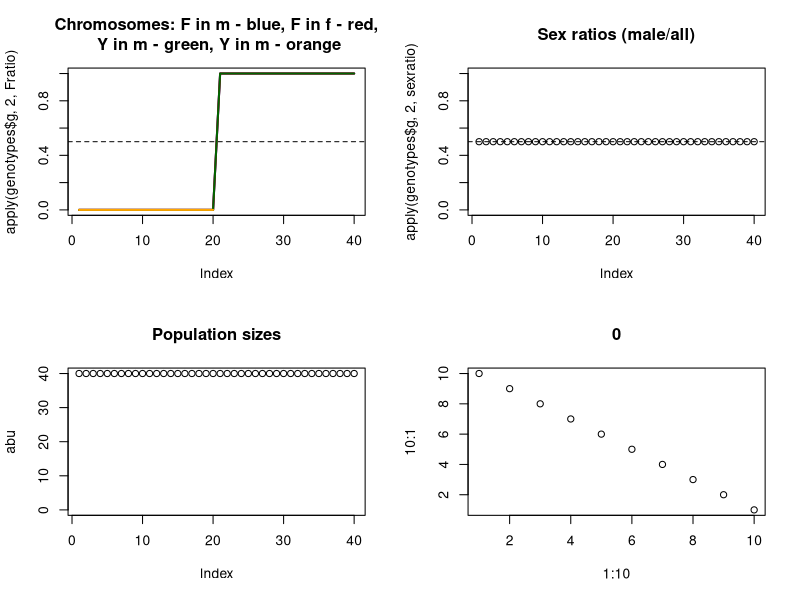
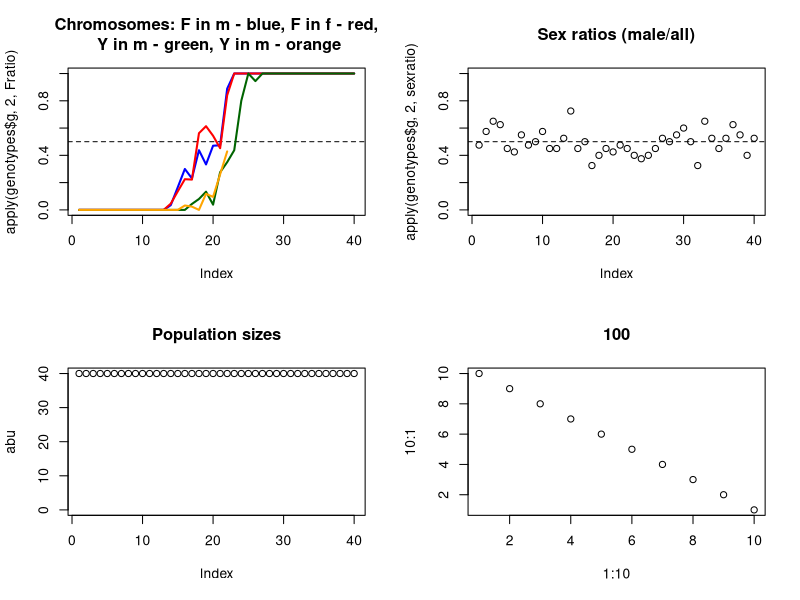
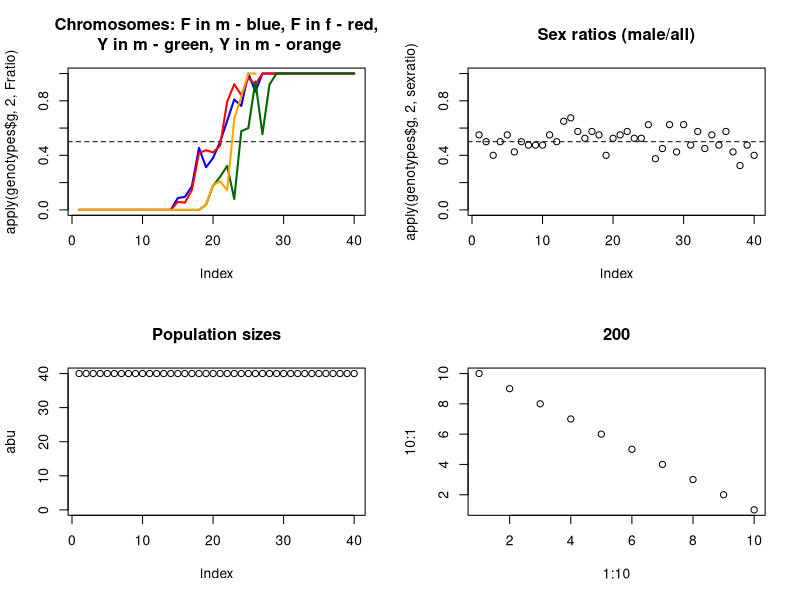
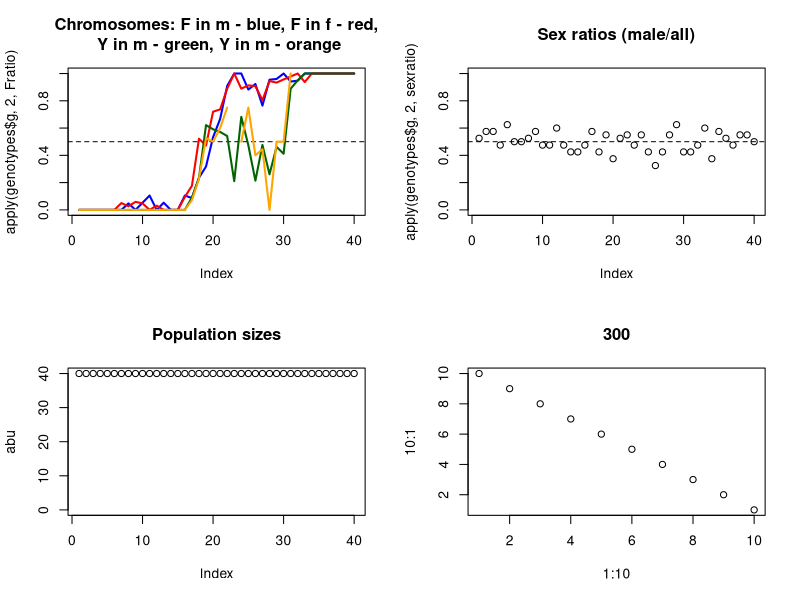
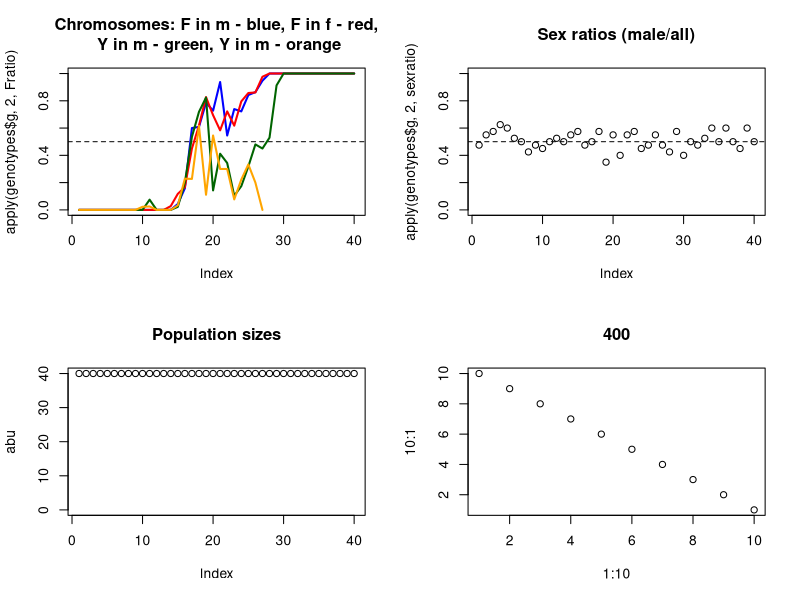
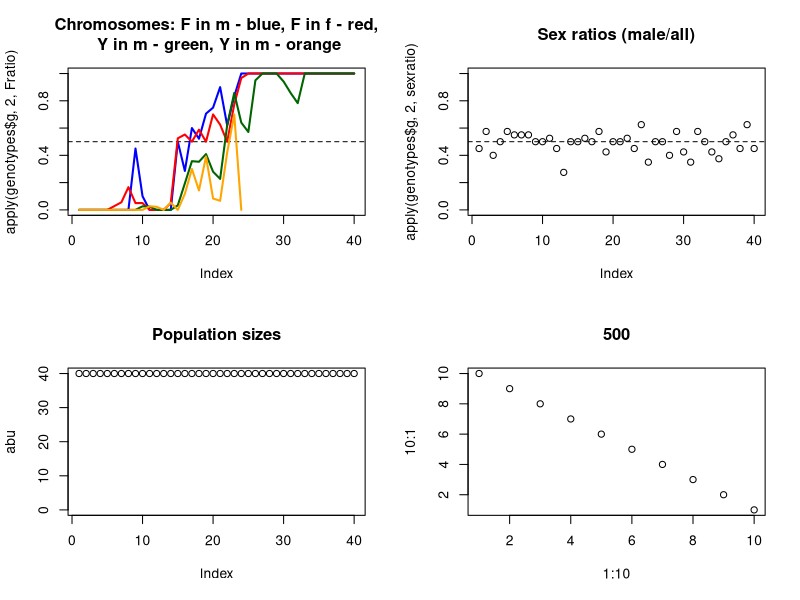
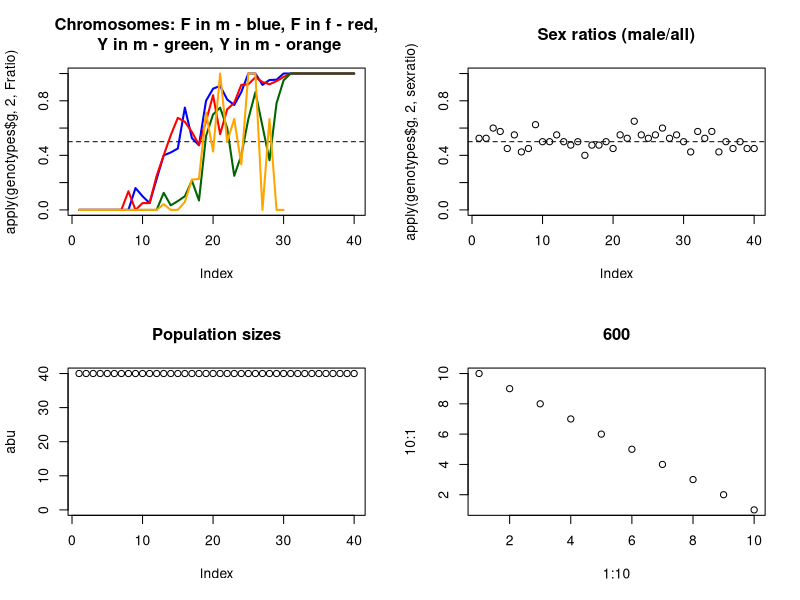
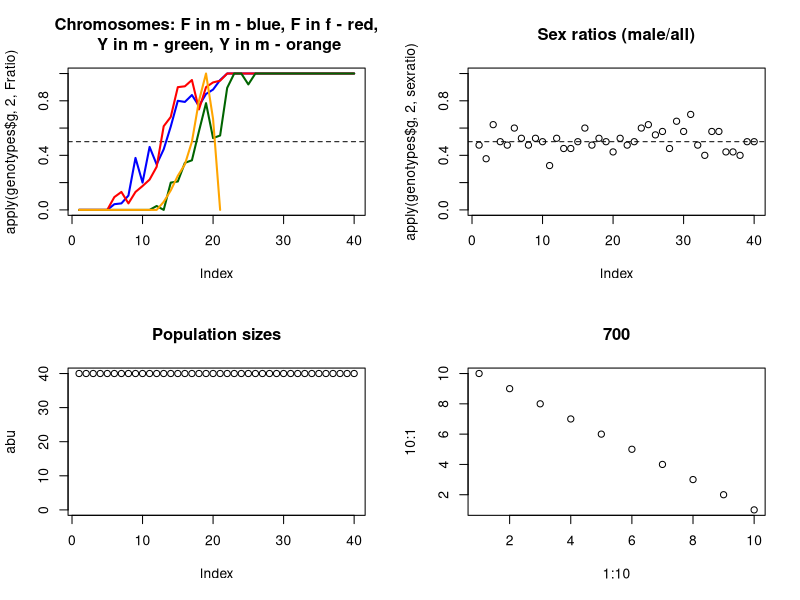

Source code (R) for these figures, in order: (Note: a time limit stopped this script after it produced the figures.)

##Adjust wd to location of the CSV tables
setwd('/home/hannes/Dropbox/scripts/FvsU/')



#Selection parameters (cf. Veltsos et al. 2008 Tab. 1)

sm<-0.01         #selection against b in males
dm<-1           #dominance of a in males
sf<-0.02           #selection against a in females
df<-1           #dominance of a in females
sh<-0           #"heterozygote disadvantage"
sd<-0           #"dosage compensation"
sc<-0           #"sex chromosome coadaption"

disp<-0.08      #dispersal in each direction

#vector of selection acting on genotypes (SELECTion vectOR)
selector<-c(1-sm, 1, (1-sm*dm)*(1-.5*sd)*(1-.5*sc), (1-sm)*(1-.5*sd)*(1-sc), (1-.5*sd)*(1-sc),
            1, 1, (1-sh)*(1-.5*sd)*(1-.5*sc), (1-sf*df)*(1-.5*sd)*(1-.5*sc), (1-sf*df)*(1-sh)*(1-.5*sc), (1-sf)*(1-sd)*(1-sc))
names(selector)<-c('Ubb', 'Fa', 'Uab', 'Fb', 'Uaa',
                   'UUbb', 'FF', 'FUb', 'UUab', 'FUa', 'UUaa')

selector

##What gamete ratios (rows) result from which genotype (columns)? This table will tell us:
##ajust path to file
gamconv<-as.matrix(read.table('gametes.csv', sep='\t', row.names=1, head=T))
gamconv

#What genotype results from which combination of gametes?
##ajust path to file
genconv<-as.matrix(read.table('genotypes.csv', sep='\t', row.names=1, head=T))
genconv

#gradient of carrying capacities
abu<-rep(40,40)

#abu<-rep(c(80, 60, 40, 60, 80), c(2, 2, 32, 2, 2))
length(abu)
abu

#zygotes from gametes - creates n zygotes from a population's gamete vector x
zfg<-function(x,n){             
        #male gemetes are x[1:5]
        mametes<-sapply(runif(n, 0, sum(x[1:5])), function(y) min(which(y<cumsum(x[1:5]))))
        #female gametes are in x[6:8]
        fametes<-sapply(runif(n, 0, sum(x[6:8])), function(z) min(which(z<cumsum(x[6:8]))))
        #find zygote genotype in imported table
        zygotes<-genconv[cbind(mametes, fametes)]
        zygotetab<-vector('numeric',11)
        names(zygotetab)<-c('Ubb', 'Fa', 'Uab', 'Fb', 'Uaa','UUbb', 'FF', 'FUb', 'UUab', 'FUa', 'UUaa')
        for(v in zygotes){zygotetab[which(names(zygotetab)==v)]<-zygotetab[which(names(zygotetab)==v)]+1}
        return(zygotetab)
}


#calculates a population's sex ratio
sexratio<-function(pop){
        #print(pop)
        sum(pop[1:5])/sum(pop)
}

#calculates a population's ratio of present versus theoretically possible fused Xes
Fratio<-function(pop){
        sum(pop*c(0,1,0,1,0, 0,2,1,0,1,0))/sum(pop*c(1,1,1,1,1, 2,2,2,2,2,2))
}

#calculates a population's ratio of present versus theoretically possible fused Xes (in males only)
Fmratio<-function(pop){
        sum(pop*c(0,1,0,1,0, 0,0,0,0,0,0))/sum(pop*c(1,1,1,1,1, 0,0,0,0,0,0))
}

#calculates a population's ratio of present versus theoretically possible fused Xes (in females only)
Ffratio<-function(pop){
        sum(pop*c(0,0,0,0,0, 0,2,1,0,1,0))/sum(pop*c(0,0,0,0,0, 2,2,2,2,2,2))
}


#calculates a population's ratio of present versus theoretically possible Ys (where there is a F no Y can be)
Yratio<-function(pop){
        sum(pop*c(0,1,1,0,2, 0,0,0,1,1,2))/sum(pop*c(2,1,2,1,2, 2,0,1,2,1,2))
}

#calculates a population's ratio of present versus theoretically possible Ys (in males only)
Ymratio<-function(pop){
        sum(pop*c(0,1,1,0,2, 0,0,0,0,0,0))/sum(pop*c(2,1,2,1,2, 0,0,0,0,0,0))
}

#calculates a population's ratio of present versus theoretically possible Ys (in females only) fixation of F causes NAs
Yfratio<-function(pop){
        sum(pop*c(0,0,0,0,0, 0,0,0,1,1,2))/sum(pop*c(0,0,0,0,0, 2,0,1,2,1,2))
}



#plots the ratios defined above for all populations
#does not take arguments, always plots what is in 'genotypes'
#the is a spare panel (bottom right)
genoplot<-function(){
        par(mfrow=c(2,2))

        plot(apply(genotypes$g, 2, Fratio), type='n',ylim=c(0,1), main= 'Chromosomes: F in m - blue, F in f - red,\n Y in m - green, Y in m - orange'); abline(h=.5, lty=2)
        lines(apply(genotypes$g, 2, Fmratio), col='blue', lwd=2)
        lines(apply(genotypes$g, 2, Ffratio), col='red', lwd=2)
        lines(apply(genotypes$g, 2, Ymratio), col='darkgreen', lwd=2)
        lines(apply(genotypes$g, 2, Yfratio), col='orange', lwd=2)
        plot(apply(genotypes$g, 2, sexratio), ylim=c(0,1), main='Sex ratios (male/all)'); abline(h=.5, lty=2)
        
        
        
        plot(abu, ylim=c(0, max(abu)), main='Population sizes')
        
        plot(1:10, 10:1, main=genotypes$c)
}

#matrix of genotypes (40 columns for 11 potential genotypes)
initialise<-function(){
        genotypes<-matrix(0,11,40, dimnames=list(c('Ubb', 'Fa', 'Uab', 'Fb', 'Uaa','UUbb', 'FF', 'FUb', 'UUab', 'FUa', 'UUaa'),NULL))
        
        #populating the matrix of genotypes
        genotypes[c(1,6),1:20]<-.5
        genotypes[c(2,7),21:40]<-.5
        genotypes<-genotypes* matrix(abu, 11,40, byrow=T)
        return(list(g=genotypes,c=0, left=genotypes[,1], right=genotypes[,40]))
}


#this is where the loop/function should start

##tgb (time goes by) takes three arguments:
#the initial genotype matrix, the number of generations, and
#whether there is reinforcemnt from outside the matrix (open=T) or not (open=F, standard)

tgb<-function(genot=genotypes, gens=100, open=F){
        
        for(i in 1:gens){
                
                
                #dispersal 
                if(open==F){
                        genot$g<-genot$g * rep(c((1-disp),(1-disp*2),(1-disp)), c(1,length(abu)-2,1)) + cbind(genot$g,rep(0, 11))[,2:41] * disp + cbind(rep(0, 11), genot$g)[,1:40] * disp
                } else {
                        genot$g<-genot$g * (1-disp*2) + cbind(genot$g,genot$right)[,2:41] * disp + cbind(genot$left , genot$g)[,1:40] * disp 
                }        
                #get matrix of gamete ratios
                gametes<-apply(genot$g,2, function(x) rowSums(matrix(x*selector,8,11,byrow=T)*gamconv))
                
                #get matrix of genotypes (involves drift by samplig from a 'uniform' distribution)
                for(i in 1:length(abu)){
                        genot$g[,i]<-zfg(gametes[,i], abu[i])
                }
                #genot$g<-apply(gametes,2,function(x) zfg(x,80))
                genot$c<-genot$c+1
        }
        #print(paste(counter, 'generations'))
        return(genot)
}

#selector

##on hardy, 100 generations take 3 s, 1000 gens need about 22 s (37 s on curie, and [woohoo] 26 s on weinberg)







#Initialise a genotypes object. That is a list containing $g the genotype array, $c a variable counting the generations,
# $left and $right, the marginal genotypes that will be used in case of open=T.
genotypes<-initialise()


genoplot()


#Run 100 iteration of the time goes by function (each of which simulates 100 generations). Plot after each iteretion.


for(i in 1:100){
        genotypes<-tgb(genotypes, gens=100, open=F)
        genoplot()
}
#genotypes
